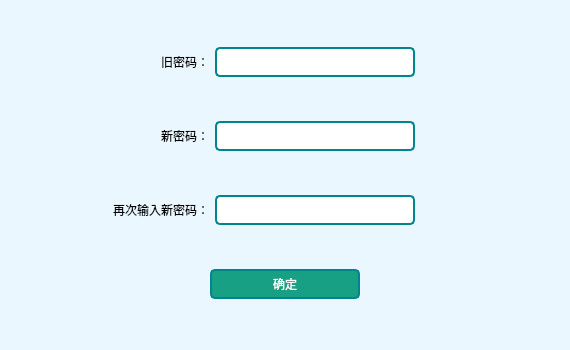
<?xml version="1.0" encoding="UTF-8"?>
<ui version="4.0">
 <class>MainWindow</class>
 <widget class="QMainWindow" name="MainWindow">
  <property name="geometry">
   <rect>
    <x>0</x>
    <y>0</y>
    <width>570</width>
    <height>350</height>
   </rect>
  </property>
  <property name="windowTitle">
   <string>工业设备温度监测系统_修改密码</string>
  </property>
  <property name="styleSheet">
   <string notr="true">#MainWindow{
	background-color: #ebf7ff;}
QPushButton{
    background-color:#18a085;
    color:rgb(255, 255, 255);
    border:2px solid #00858f;
    border-radius:5px;
}
QPushButton:pressed{
    padding-top:5px;
    padding-left:5px;
}
QPushButton:hover{
 padding-bottom:5px;
}
QLineEdit{
 border:2px solid #00858f;
    border-radius:5px;}
*{font:bold 12pt &quot;楷体&quot;;}
</string>
  </property>
  <widget class="QWidget" name="centralwidget">
   <layout class="QVBoxLayout" name="verticalLayout">
    <item>
     <spacer name="horizontalSpacer_9">
      <property name="orientation">
       <enum>Qt::Horizontal</enum>
      </property>
      <property name="sizeHint" stdset="0">
       <size>
        <width>40</width>
        <height>20</height>
       </size>
      </property>
     </spacer>
    </item>
    <item>
     <layout class="QHBoxLayout" name="horizontalLayout">
      <item>
       <widget class="QLabel" name="label_6">
        <property name="minimumSize">
         <size>
          <width>200</width>
          <height>0</height>
         </size>
        </property>
        <property name="text">
         <string>旧密码：</string>
        </property>
        <property name="alignment">
         <set>Qt::AlignRight|Qt::AlignTrailing|Qt::AlignVCenter</set>
        </property>
       </widget>
      </item>
      <item>
       <widget class="QLineEdit" name="lineEdit_password_old">
        <property name="minimumSize">
         <size>
          <width>200</width>
          <height>30</height>
         </size>
        </property>
       </widget>
      </item>
      <item>
       <spacer name="horizontalSpacer_2">
        <property name="orientation">
         <enum>Qt::Horizontal</enum>
        </property>
        <property name="sizeHint" stdset="0">
         <size>
          <width>40</width>
          <height>20</height>
         </size>
        </property>
       </spacer>
      </item>
     </layout>
    </item>
    <item>
     <spacer name="horizontalSpacer_10">
      <property name="orientation">
       <enum>Qt::Horizontal</enum>
      </property>
      <property name="sizeHint" stdset="0">
       <size>
        <width>40</width>
        <height>20</height>
       </size>
      </property>
     </spacer>
    </item>
    <item>
     <layout class="QHBoxLayout" name="horizontalLayout_2">
      <item>
       <widget class="QLabel" name="label_7">
        <property name="minimumSize">
         <size>
          <width>200</width>
          <height>0</height>
         </size>
        </property>
        <property name="text">
         <string>新密码：</string>
        </property>
        <property name="alignment">
         <set>Qt::AlignRight|Qt::AlignTrailing|Qt::AlignVCenter</set>
        </property>
       </widget>
      </item>
      <item>
       <widget class="QLineEdit" name="lineEdit_password_new">
        <property name="minimumSize">
         <size>
          <width>200</width>
          <height>30</height>
         </size>
        </property>
       </widget>
      </item>
      <item>
       <spacer name="horizontalSpacer_4">
        <property name="orientation">
         <enum>Qt::Horizontal</enum>
        </property>
        <property name="sizeHint" stdset="0">
         <size>
          <width>40</width>
          <height>20</height>
         </size>
        </property>
       </spacer>
      </item>
     </layout>
    </item>
    <item>
     <spacer name="horizontalSpacer_11">
      <property name="orientation">
       <enum>Qt::Horizontal</enum>
      </property>
      <property name="sizeHint" stdset="0">
       <size>
        <width>40</width>
        <height>20</height>
       </size>
      </property>
     </spacer>
    </item>
    <item>
     <layout class="QHBoxLayout" name="horizontalLayout_3">
      <item>
       <widget class="QLabel" name="label_8">
        <property name="minimumSize">
         <size>
          <width>200</width>
          <height>0</height>
         </size>
        </property>
        <property name="text">
         <string>再次输入新密码：</string>
        </property>
        <property name="alignment">
         <set>Qt::AlignRight|Qt::AlignTrailing|Qt::AlignVCenter</set>
        </property>
       </widget>
      </item>
      <item>
       <widget class="QLineEdit" name="lineEdit_password_newconfirm">
        <property name="minimumSize">
         <size>
          <width>200</width>
          <height>30</height>
         </size>
        </property>
       </widget>
      </item>
      <item>
       <spacer name="horizontalSpacer_6">
        <property name="orientation">
         <enum>Qt::Horizontal</enum>
        </property>
        <property name="sizeHint" stdset="0">
         <size>
          <width>40</width>
          <height>20</height>
         </size>
        </property>
       </spacer>
      </item>
     </layout>
    </item>
    <item>
     <spacer name="horizontalSpacer_12">
      <property name="orientation">
       <enum>Qt::Horizontal</enum>
      </property>
      <property name="sizeHint" stdset="0">
       <size>
        <width>40</width>
        <height>20</height>
       </size>
      </property>
     </spacer>
    </item>
    <item>
     <layout class="QHBoxLayout" name="horizontalLayout_4">
      <item>
       <spacer name="horizontalSpacer_7">
        <property name="orientation">
         <enum>Qt::Horizontal</enum>
        </property>
        <property name="sizeHint" stdset="0">
         <size>
          <width>40</width>
          <height>20</height>
         </size>
        </property>
       </spacer>
      </item>
      <item>
       <widget class="QPushButton" name="btn_ok">
        <property name="minimumSize">
         <size>
          <width>150</width>
          <height>30</height>
         </size>
        </property>
        <property name="text">
         <string>确定</string>
        </property>
       </widget>
      </item>
      <item>
       <spacer name="horizontalSpacer_8">
        <property name="orientation">
         <enum>Qt::Horizontal</enum>
        </property>
        <property name="sizeHint" stdset="0">
         <size>
          <width>40</width>
          <height>20</height>
         </size>
        </property>
       </spacer>
      </item>
     </layout>
    </item>
    <item>
     <spacer name="horizontalSpacer_13">
      <property name="orientation">
       <enum>Qt::Horizontal</enum>
      </property>
      <property name="sizeHint" stdset="0">
       <size>
        <width>40</width>
        <height>20</height>
       </size>
      </property>
     </spacer>
    </item>
   </layout>
  </widget>
 </widget>
 <resources/>
 <connections/>
</ui>
